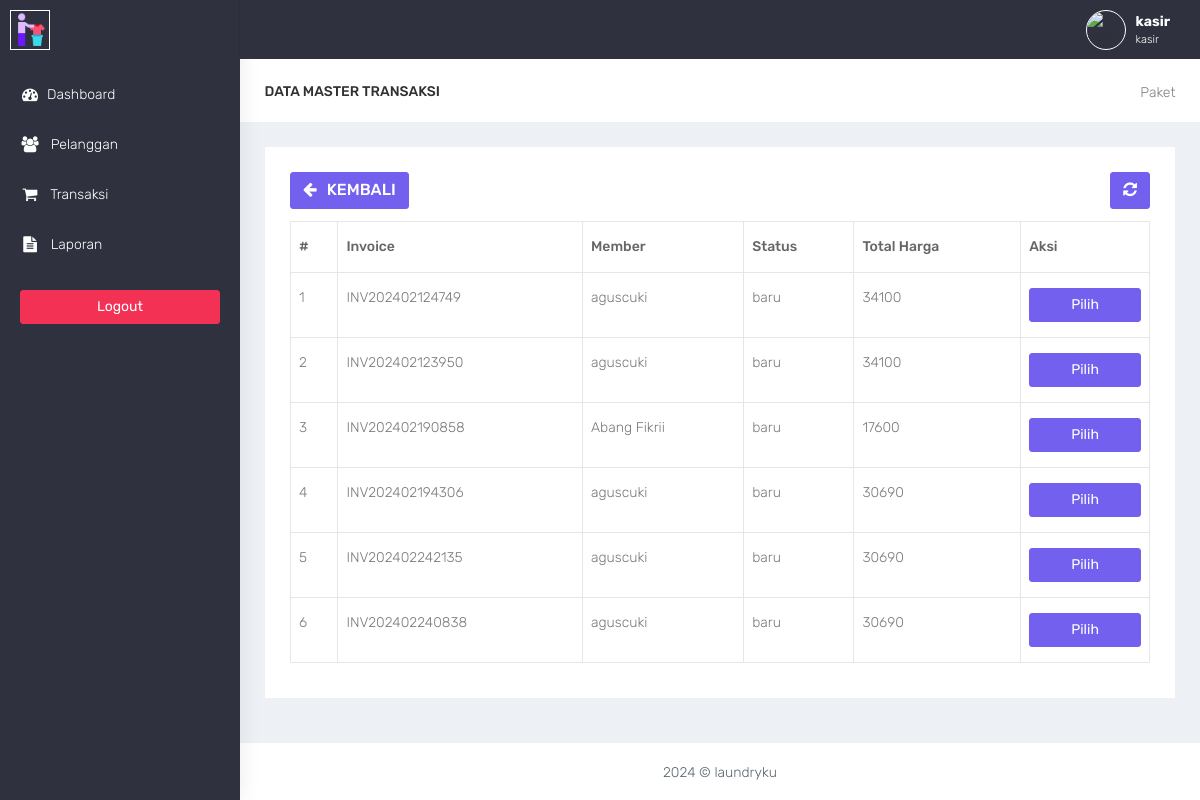
Page /kasir/transaksi_konfirmasi.php (signed in) on the committed database.
### tables this page shows
CREATE TABLE `transaksi` (
  `id_transaksi` int(11) NOT NULL,
  `outlet_id` int(11) DEFAULT NULL,
  `kode_invoice` varchar(100) DEFAULT NULL,
  `member_id` int(11) DEFAULT NULL,
  `tgl` datetime DEFAULT NULL,
  `batas_waktu` datetime DEFAULT NULL,
  `tgl_pembayaran` datetime DEFAULT NULL,
  `biaya_tambahan` int(11) DEFAULT NULL,
  `diskon` double DEFAULT NULL,
  `pajak` double DEFAULT NULL,
  `status` enum('baru','proses','selesai','diambil') DEFAULT NULL,
  `status_bayar` enum('dibayar','belum') DEFAULT NULL,
  `user_id` int(11) DEFAULT NULL
);

CREATE TABLE `member` (
  `id_member` int(11) NOT NULL,
  `nama_member` varchar(100) DEFAULT NULL,
  `alamat_member` text DEFAULT NULL,
  `jenis_kelamin` enum('L','P') DEFAULT NULL,
  `telp_member` varchar(15) DEFAULT NULL,
  `no_ktp` varchar(30) DEFAULT NULL
);

CREATE TABLE `detail_transaksi` (
  `id_detail` int(11) NOT NULL,
  `transaksi_id` int(11) DEFAULT NULL,
  `paket_id` int(11) DEFAULT NULL,
  `qty` double DEFAULT NULL,
  `total_harga` double DEFAULT NULL,
  `keterangan` text DEFAULT NULL,
  `total_bayar` int(11) DEFAULT NULL,
  `total_pajak` int(11) DEFAULT NULL,
  `total_diskon` int(11) DEFAULT NULL,
  `total_asli` int(11) DEFAULT NULL
);

### kasir/functions.php (called while the page is built, shortened)
<?php
function ambildata($conn,$query){
    $data = mysqli_query($conn,$query);
    if (mysqli_num_rows($data) > 0) {
        while($row = mysqli_fetch_assoc($data)){
        $hasil[] = $row;
    }
    return $hasil;
    }
}
?>

### kasir/transaksi_konfirmasi.php (the view, shortened to what this page needs)
<?php
$title = 'transaksi';
require 'functions.php';
require 'layout_header.php';
$query = "SELECT transaksi.*,member.nama_member , detail_transaksi.total_harga FROM transaksi INNER JOIN member ON member.id_member = transaksi.member_id INNER JOIN detail_transaksi ON detail_transaksi.transaksi_id = transaksi.id_transaksi WHERE transaksi.status_bayar='belum'";
$data = ambildata($conn, $query);
?>
<div class="container-fluid">
    <div class="row bg-title">
        <div class="col-lg-3 col-md-4 col-sm-4 col-xs-12">
            <h4 class="page-title">Data Master <?= $title ?></h4>
        </div>
        <div class="col-lg-9 col-sm-8 col-md-8 col-xs-12">
            <ol class="breadcrumb">
                <li class="btn-bread"><a href="#">Paket</a></li>
            </ol>
        </div>
    </div>
    <div class="row">
        <div class="col-md-12 col-lg-12 col-sm-12 col-xs-12">
            <div class="white-box">
                <div class="row">
                    <div class="col-md-6">
                        <a href="javascript:void(0)" onclick="window.history.back();" class="btn btn-primary box-title"><i class="fa fa-arrow-left fa-fw"></i> Kembali</a>
                    </div>
                    <div class="col-md-6 text-right">
                        <button id="btn-refresh" class="btn btn-primary box-title text-right" title="Refresh Data"><i class="fa fa-refresh" id="ic-refresh"></i></button>
                    </div>
                </div>
                <div class="table-responsive">
                    <table class="table table-bordered thead-dark" id="table">
                        <thead class="thead-dark">
                            <tr>
                                <th>#</th>
                                <th>Invoice</th>
                                <th>Member</th>
                                <th>Status</th>
                                <th>Total Harga</th>
                                <th width="15%">Aksi</th>
                            </tr>
                        </thead>
                        <tbody>
                            <?php
                            if (is_array($data) || is_object($data)) {
                                $no = 1;
                                foreach ($data as $transaksi) :
                            ?>
                                    <tr>
                                        <td><?= $no++ ?></td>
                                        <td><?= htmlspecialchars($transaksi['kode_invoice']); ?></td>
                                        <td><?= htmlspecialchars($transaksi['nama_member']); ?></td>
                                        <td><?= htmlspecialchars($transaksi['status']); ?></td>
                                        <td><?= htmlspecialchars($transaksi['total_harga']); ?></td>
                                        <td align="center">
                                            <a href="transaksi_bayar.php?id=<?= $transaksi['id_transaksi']; ?>" data-toggle="tooltip" data-placement="bottom" title="Pilih" class="btn btn-primary btn-block">Pilih</a>
                                        </td>
                                    </tr>
                            <?php
                                endforeach;
                            } else {
                                echo "<tr><td colspan='5'>Tidak ada transaksi yang tersedia.</td></tr>";
                            }
                            ?>
                        </tbody>
                    </table>
                </div>
            </div>
        </div>
    </div>
</div>
<?php
require 'layout_footer.php';

### assets/css/colors/default.css (style rules this page uses)
body { background: #fff; }

### rows in the picture
transaksi: kode_invoice "INV202402124749", member.nama_member "aguscuki", status "baru", detail_transaksi.total_harga "34100"
transaksi: kode_invoice "INV202402123950", member.nama_member "aguscuki", status "baru", detail_transaksi.total_harga "34100"
transaksi: kode_invoice "INV202402190858", member.nama_member "Abang Fikrii", status "baru", detail_transaksi.total_harga "17600"
transaksi: kode_invoice "INV202402194306", member.nama_member "aguscuki", status "baru", detail_transaksi.total_harga "30690"
transaksi: kode_invoice "INV202402242135", member.nama_member "aguscuki", status "baru", detail_transaksi.total_harga "30690"
transaksi: kode_invoice "INV202402240838", member.nama_member "aguscuki", status "baru", detail_transaksi.total_harga "30690"

### other values in the picture
$title "TRANSAKSI"
